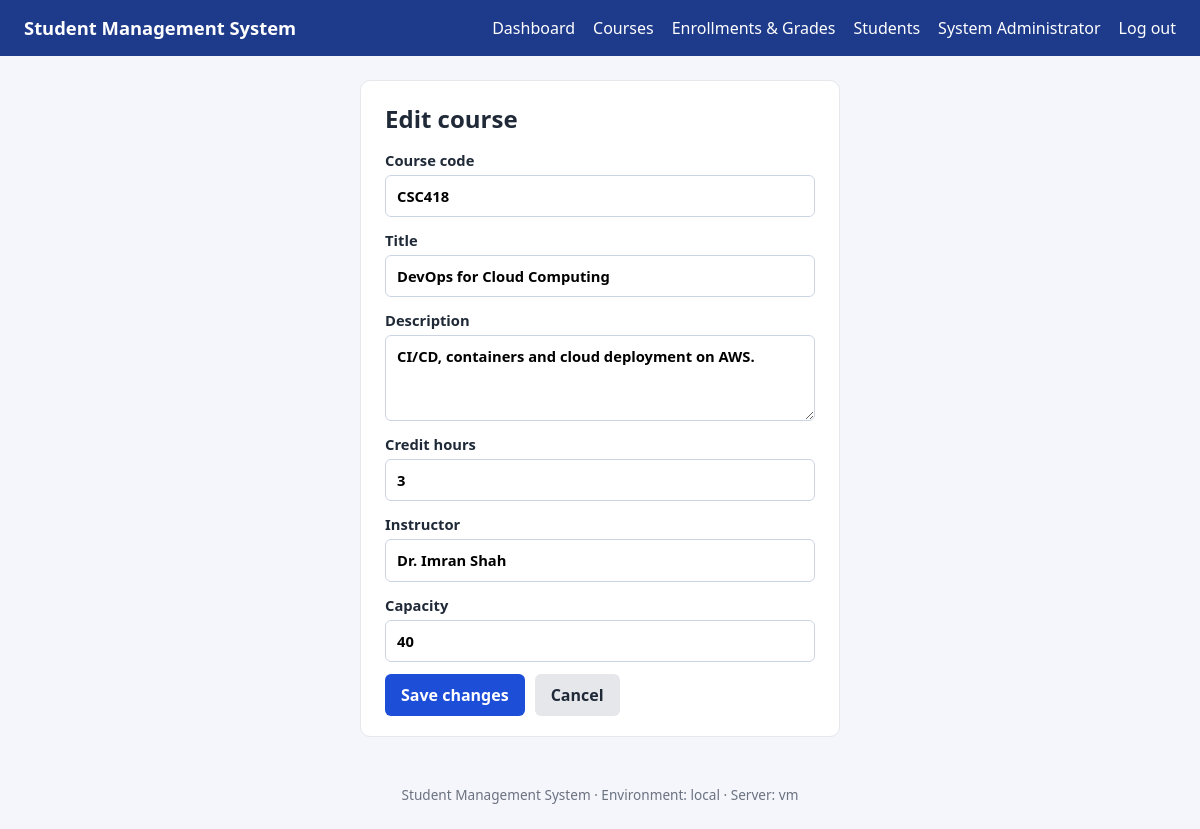
Screenshot of /app/course_form.php?id=1 (signed in) with the database file from the repository.
### tables this page shows
CREATE TABLE users (
    id            INT UNSIGNED AUTO_INCREMENT PRIMARY KEY,
    name          VARCHAR(100) NOT NULL,
    email         VARCHAR(150) NOT NULL UNIQUE,
    reg_no        VARCHAR(20)  NULL UNIQUE,
    password_hash VARCHAR(255) NOT NULL,
    role          ENUM('admin', 'student') NOT NULL DEFAULT 'student',
    is_active     TINYINT(1) NOT NULL DEFAULT 1,
    created_at    DATETIME NOT NULL DEFAULT CURRENT_TIMESTAMP,
    last_login    DATETIME NULL
);

CREATE TABLE courses (
    id           INT UNSIGNED AUTO_INCREMENT PRIMARY KEY,
    code         VARCHAR(10)  NOT NULL UNIQUE,
    title        VARCHAR(150) NOT NULL,
    description  TEXT NULL,
    credit_hours TINYINT UNSIGNED NOT NULL DEFAULT 3,
    instructor   VARCHAR(100) NOT NULL,
    capacity     SMALLINT UNSIGNED NOT NULL DEFAULT 30,
    created_at   DATETIME NOT NULL DEFAULT CURRENT_TIMESTAMP
);

### app/config.php (called while the page is built, shortened)
<?php
function db()
{
    static $pdo = null;
    if ($pdo === null) {
        $dsn = 'mysql:host=' . DB_HOST . ';port=' . DB_PORT . ';dbname=' . DB_NAME . ';charset=utf8mb4';
        $pdo = new PDO($dsn, DB_USER, DB_PASS, [
            PDO::ATTR_ERRMODE => PDO::ERRMODE_EXCEPTION,
            PDO::ATTR_DEFAULT_FETCH_MODE => PDO::FETCH_ASSOC,
            PDO::ATTR_EMULATE_PREPARES => false,
        ]);
    }
    return $pdo;
}
function e($value)
{
    return htmlspecialchars((string) $value, ENT_QUOTES, 'UTF-8');
}
function current_user()
{
    static $user = false;
    if ($user === false) {
        $user = null;
        if (!empty($_SESSION['user_id'])) {
            $stmt = db()->prepare('SELECT id, name, email, role, reg_no, is_active FROM users WHERE id = ?');
            $stmt->execute([$_SESSION['user_id']]);
            $user = $stmt->fetch() ?: null;
        }
    }
    return $user;
}
function require_login()
{
    if (!current_user()) {
        flash('error', 'Please log in first.');
        redirect('login.php');
    }
    return current_user();
}
function require_admin()
{
    $user = require_login();
    return $user;
}

### app/course_form.php (the view, shortened to what this page needs)
<?php
require_once __DIR__ . '/config.php';
require_admin();
$id = (int) ($_GET['id'] ?? 0);
$course = ['code' => '', 'title' => '', 'description' => '', 'credit_hours' => 3, 'instructor' => '', 'capacity' => 30];
if ($id) {
    $stmt = db()->prepare('SELECT * FROM courses WHERE id = ?');
    $stmt->execute([$id]);
    $course = $stmt->fetch();
}
$pageTitle = $id ? 'Edit course' : 'Add course';
require __DIR__ . '/includes/header.php';
?>
<section class="card narrow">
    <h1><?= e($pageTitle) ?></h1>
    <form method="post">
        <label>Course code <input name="code" value="<?= e($course['code']) ?>" placeholder="CSC418" required></label>
        <label>Title <input name="title" value="<?= e($course['title']) ?>" required></label>
        <label>Description <textarea name="description" rows="3"><?= e($course['description']) ?></textarea></label>
        <label>Credit hours <input type="number" name="credit_hours" min="1" max="4" value="<?= (int) $course['credit_hours'] ?>" required></label>
        <label>Instructor <input name="instructor" value="<?= e($course['instructor']) ?>" required></label>
        <label>Capacity <input type="number" name="capacity" min="1" max="200" value="<?= (int) $course['capacity'] ?>" required></label>
        <div class="row">
            <button type="submit"><?= $id ? 'Save changes' : 'Add course' ?></button>
            <a class="button secondary" href="courses.php">Cancel</a>
        </div>
    </form>
</section>
<?php require __DIR__ . '/includes/footer.php'; ?>

### app/includes/header.php (shortened to what this page needs)
<?php $user = current_user(); ?>
<!DOCTYPE html>
<html lang="en">
<head>
    <link rel="stylesheet" href="assets/style.css">
</head>
<body>
<header class="topbar">
    <a class="brand" href="index.php"><?= e(APP_NAME) ?></a>
    <?php if ($user): ?>
        <nav>
            <a href="dashboard.php">Dashboard</a>
            <a href="courses.php">Courses</a>
            <?php if ($user['role'] === 'admin'): ?>
                <a href="enrollments.php">Enrollments &amp; Grades</a>
                <a href="users.php">Students</a>
            <?php else: ?>
                <a href="my_courses.php">My Courses</a>
            <?php endif; ?>
            <a href="profile.php"><?= e($user['name']) ?></a>
            <a href="logout.php">Log out</a>
        </nav>
    <?php endif; ?>
</header>
<main class="container">

### app/assets/style.css (style rules this page uses)
:root { --bg: #f4f6fb; --card: #ffffff; --text: #1f2937; --muted: #6b7280; --primary: #1d4ed8; --primary-dark: #1e3a8a; --danger: #b91c1c; --border: #e5e7eb; --ok: #15803d; }
* { box-sizing: border-box; }
body { margin: 0; font-family: "Segoe UI", system-ui, -apple-system, sans-serif; background: var(--bg); color: var(--text); line-height: 1.5; }
a { color: var(--primary); text-decoration: none; }
.topbar { display: flex; flex-wrap: wrap; align-items: center; justify-content: space-between; gap: 12px; padding: 14px 24px; background: var(--primary-dark); }
.topbar a { color: #fff; }
.brand { font-weight: 700; font-size: 1.15rem; }
.topbar nav { display: flex; flex-wrap: wrap; gap: 18px; }
.container { max-width: 1100px; margin: 24px auto; padding: 0 16px; }
.card { background: var(--card); border: 1px solid var(--border); border-radius: 10px; padding: 20px 24px; margin-bottom: 20px; overflow-x: auto; }
.card.narrow { max-width: 480px; margin-left: auto; margin-right: auto; }
h1 { font-size: 1.5rem; margin: 0 0 12px; }
label { display: block; margin-bottom: 12px; font-weight: 600; font-size: 0.92rem; }
input, select, textarea { display: block; width: 100%; margin-top: 4px; padding: 9px 11px; border: 1px solid #cbd5e1; border-radius: 6px; font: inherit; }
button, .button { display: inline-block; padding: 9px 16px; border: 0; border-radius: 6px; background: var(--primary); color: #fff; font: inherit; font-weight: 600; cursor: pointer; }
.button.secondary { background: #e5e7eb; color: var(--text); }
.row { display: flex; flex-wrap: wrap; gap: 10px; align-items: center; }

### rows the page displays
users: name "System Administrator"
courses: code "CSC418", title "DevOps for Cloud Computing", description "CI/CD, containers and cloud deployment on AWS.", credit_hours "3", instructor "Dr. Imran Shah", capacity "40"

### other values shown
APP_NAME "Student Management System"
$pageTitle "Edit course"
APP_ENV "local"
gethostname() "vm"
